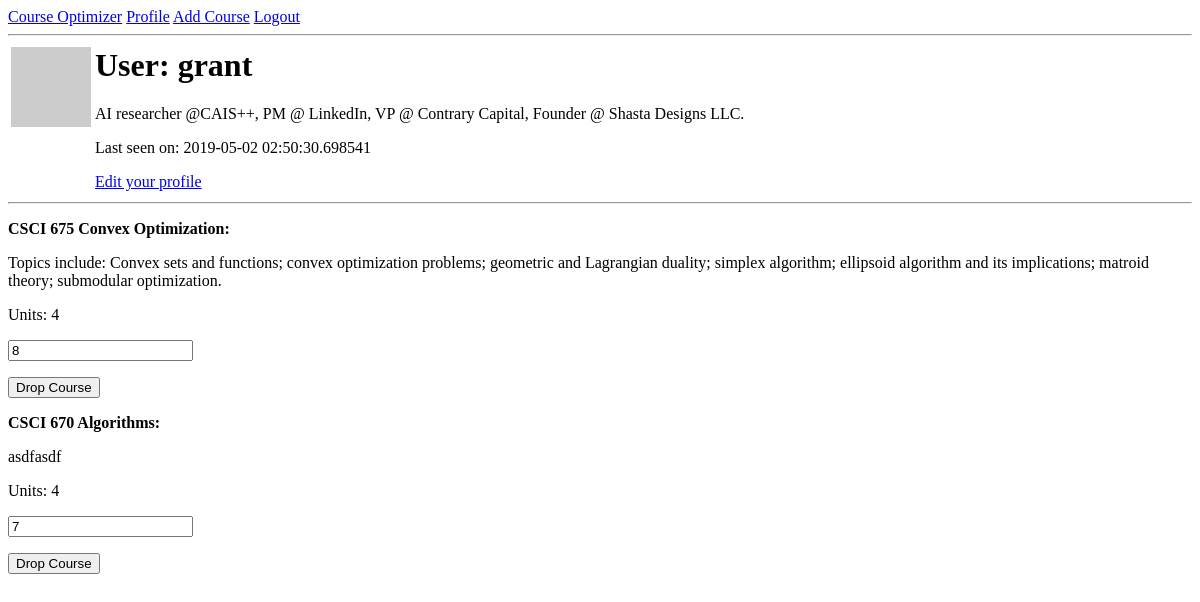
The app's page /user/grant (signed in), older data.
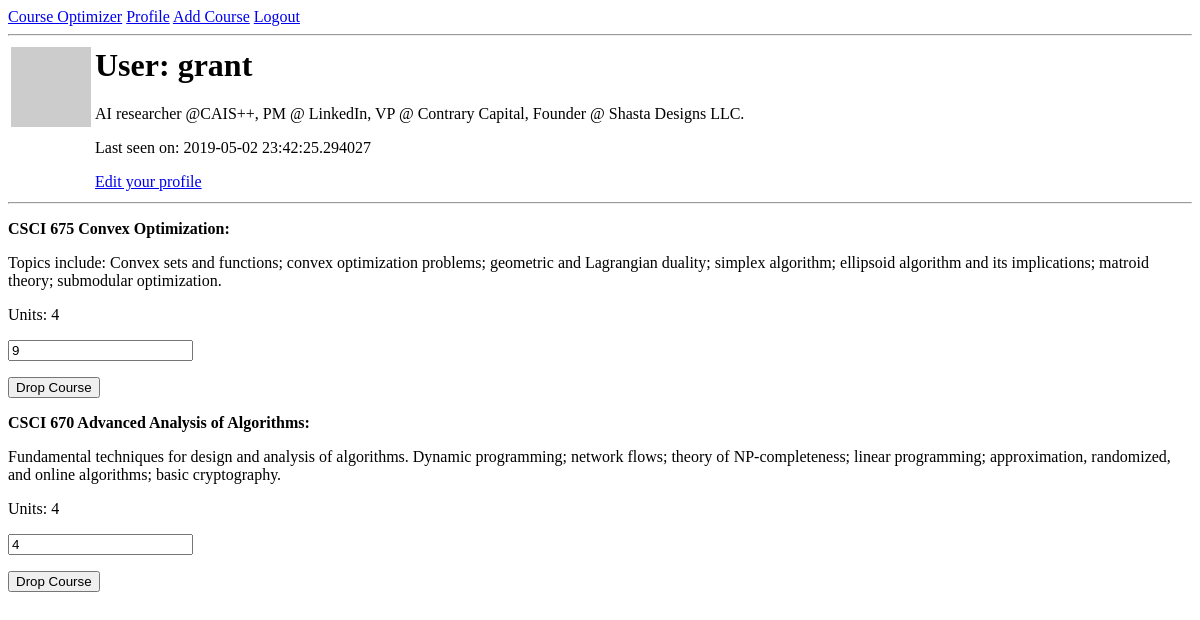
The same page, newer data.
### app/models.py (models this page shows, shortened)
class User(UserMixin, db.Model):
    id = db.Column(db.Integer, primary_key=True)
    username = db.Column(db.String(64), unique=True, nullable=False)
    email = db.Column(db.String(120), unique=True, nullable=False)
    password_hash = db.Column(db.String(128))
    courses = db.relationship('Course', backref='user', lazy='dynamic')
    about_me = db.Column(db.String(140))
    last_seen = db.Column(db.DateTime, default=datetime.utcnow)
    def avatar(self, size):
        digest = md5(self.email.lower().encode('utf-8')).hexdigest()
        return 'https://www.gravatar.com/avatar/{}?d=identicon&s={}'.format(
            digest, size)

class Course(db.Model):
    id = db.Column(db.Integer, primary_key=True)
    prefix = db.Column(db.String(8), nullable=False)
    number = db.Column(db.Integer, nullable=False)
    title = db.Column(db.String(100))
    description = db.Column(db.Text)
    units = db.Column(db.Integer)
    value = db.Column(db.Integer)
    user_id = db.Column(db.Integer, db.ForeignKey('user.id'), nullable=False)

### app/routes.py (the view)
@app.route('/user/<username>', methods=['GET', 'POST'])
@login_required
def user(username):
    user = User.query.filter_by(username=username).first_or_404()
    drop_form = DropCourseForm()
    val_form = UpdateCourseValForm()
    if drop_form.validate_on_submit() and 'drop_course' in request.form:
        course = user.courses.filter_by(id=request.form['drop_course_id']).one()
        db.session.delete(course)
        db.session.commit()
        flash('You dropped ' + course.title)
        return redirect('user/' + str(current_user.username))
    elif val_form.validate_on_submit() and 'value' in request.form:
        course = user.courses.filter_by(id=request.form['val_course_id']).one()
        course.value = val_form.value.data
        db.session.commit()
        flash('Course value has been updated.')
        return redirect(url_for('user', username=current_user.username))
    return render_template('user.html', user=user, drop_form=drop_form,
                           val_form=val_form)

### app/forms.py
class DropCourseForm(FlaskForm):
    drop_course = SubmitField('Drop Course')

class UpdateCourseValForm(FlaskForm):
    value = IntegerField('Value', validators=[DataRequired()])

### app/models.py (called while the page is built)
@login.user_loader
def load_user(id):
    return User.query.get(int(id))

### app/routes.py (called while the page is built)
@app.before_request
def before_request():
    if current_user.is_authenticated:
        current_user.last_seen = datetime.utcnow()
        db.session.commit()

### app/templates/user.html
{% extends "base.html" %}
{% block content %}
  <table>
    <tr valign="top">
      <td><img src="{{ user.avatar(128) }}"></td>
      <td>
        <h1>User: {{ user.username }}</h1>
        {% if user.about_me %}
          <p>{{ user.about_me }}</p>
        {% endif %}
        {% if user.last_seen %}
          <p>Last seen on: {{ user.last_seen }}</p>
        {% endif %}
        {% if user == current_user %}
          <p><a href="{{ url_for('edit_profile') }}">Edit your profile</a></p>
        {% endif %}
      </td>
    </tr>
  </table>
  <hr>
  {% if user.courses.first() == None %}
    <div><p>Add some courses!</p></div>
  {% else %}
    {% for course in user.courses %}
      {% include '_course.html' %}
    {% endfor %}
  {% endif %}
{% endblock %}

### app/templates/base.html (shortened to what this page needs)
<html>
    <head>
    </head>
    <body>
        <div>
            <a href="{{ url_for('index') }}">Course Optimizer</a>
            {% if current_user.is_anonymous %}
            <a href="{{ url_for('login') }}">Login</a>
            <a href="{{ url_for('register') }}">New Account</a>
            {% else %}
            <a href="{{ url_for('user', username=current_user.username) }}">Profile</a>
            <a href="{{ url_for('add_course') }}">Add Course</a>
            <a href="{{ url_for('logout') }}">Logout</a>
            {% endif %}
        </div>
        <hr>
        {% block content %}{% endblock %}
    </body>
</html>

### app/templates/_course.html (shortened to what this page needs)
<div>
  <p><b>{{ course.prefix }} {{ course.number }} {{ course.title }}:</b></p>
  <p>{{ course.description }}</p>
  <p>Units: {{ course.units }}</p>
  <form action="" method="post">
    <input type="text" name="value" value={{ course.value }}>
  </form>
  <form action="" method="post">
    <p>{{ drop_form.drop_course }}</p>
  </form>
</div>

Row changes from the older to the newer data that the page shows:
changed User "grant": last_seen "2019-05-02 02:50:30.698541" → "2019-05-02 23:42:25.294027"
changed Course "Convex Optimization": value "8" → "9"
changed Course: title "Algorithms" → "Advanced Analysis of Algorithms"; description "asdfasdf" → "Fundamental techniques for design and analysis of algorithms. Dynamic programming; network flows; theory of NP-completeness; linear programming; approximation, randomized, and online algorithms; basic cryptography."; value "7" → "4"
